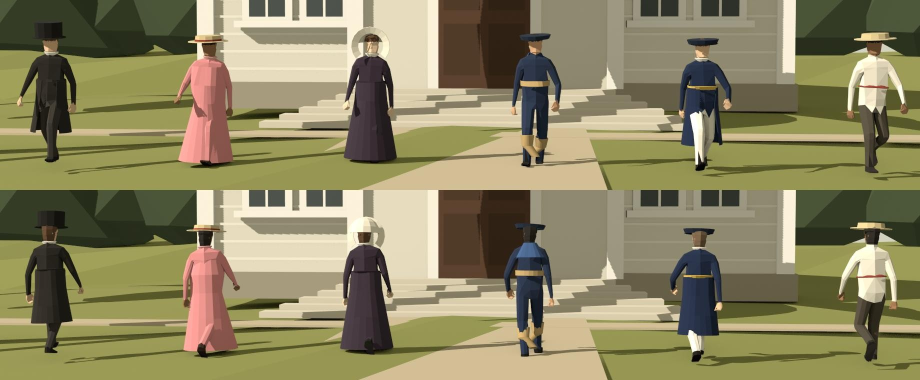
#> input picture projects/American_Imperialism/tests/blender_church/people_fit_front_back.jpg, 1840 x 760 px (shown at 1/2 size)
$ python press.py ../../American_Imperialism/tests/blender_church/people_fit_front_back.jpg ../../American_Imperialism/tests/blender_church/people_hats_fixed.jpg
#> lines starting #> are read from the running program, lines starting #| are printed output that depends on the picture; after the words box and inside, x2 and y2 are one past the last pixel; in counts of white or black regions, pixels touching at a corner belong together
# The print pass: makes a clean render look like ink on old paper. python3 tools/press.py in.png out.png
#   ink dropout (specks of bare paper, more in the darks), uneven ink density, a 1 px plate misregistration,
#   paper fibres, and worn, slightly lighter edges.
import sys
import numpy as np
from PIL import Image, ImageFilter

def noise(h, w, scale, seed):
    r = np.random.default_rng(seed)
    small = r.random((max(2, int(h / scale) + 2), max(2, int(w / scale) + 2))).astype(np.float32)
    im = Image.fromarray((small * 255).astype(np.uint8)).resize((w, h), Image.BICUBIC)
    return np.asarray(im, np.float32) / 255

def press(src, dst, paper=(233, 219, 184), seed=5):
#> called with paper = (233, 219, 184), seed = 5
    im = np.asarray(Image.open(src).convert('RGB'), np.float32) / 255
    h, w, _ = im.shape
#> h = 760; w = 1840
    pap = np.array(paper, np.float32) / 255
    r = np.random.default_rng(seed)
    # plate misregistration: the warm plate sits one pixel off
    im[..., 0] = np.roll(im[..., 0], 1, axis=1)
    im[..., 2] = np.roll(im[..., 2], -1, axis=0)
    # uneven ink density
    dens = (noise(h, w, 90, seed) - 0.5) * 0.07 + (noise(h, w, 9, seed + 1) - 0.5) * 0.03
    im = im * (1 + dens[..., None])
#> im: shape (760, 1840, 3) float32
    # ink dropout: fine specks where the paper shows through, more where the ink is dark
    lum = im.mean(-1)
    fine = r.random((h, w)).astype(np.float32)
    clump = noise(h, w, 3.2, seed + 2)
    thresh = 0.994 - 0.012 * (1 - lum) - 0.02 * (clump > 0.74)
    drop = (fine > thresh).astype(np.float32)
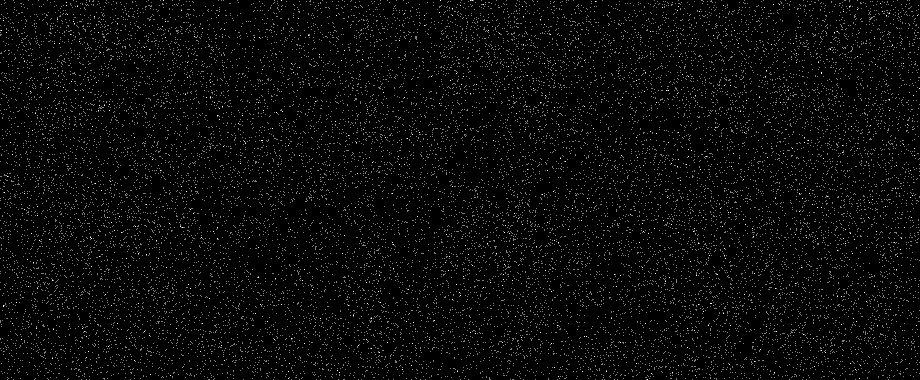
#> drop: shape (760, 1840) float32 (shown at 1/2 size); values 0 (black) and 1 (white), 1.6% white in thin lines or dots
    drop = np.asarray(Image.fromarray((drop * 255).astype(np.uint8)).filter(ImageFilter.GaussianBlur(0.5)), np.float32) / 255
    im = im * (1 - drop[..., None] * 0.55) + pap * drop[..., None] * 0.55
#> im: shape (760, 1840, 3) float32
    # paper fibres
    fib = Image.new('L', (w, h), 0)
#> fib: PIL image 1840x760 L; every value is 0
    from PIL import ImageDraw
    d = ImageDraw.Draw(fib)
    for _ in range(int(w * h / 9000)):
        x, y, a, L = r.random() * w, r.random() * h, r.random() * np.pi, 6 + r.random() * 22
        d.line([(x, y), (x + np.cos(a) * L, y + np.sin(a) * L)], fill=int(60 + r.random() * 90), width=1)
    f = np.asarray(fib.filter(ImageFilter.GaussianBlur(0.6)), np.float32) / 255
    sign = np.where(noise(h, w, 40, seed + 3) > 0.5, 1.0, -1.0)
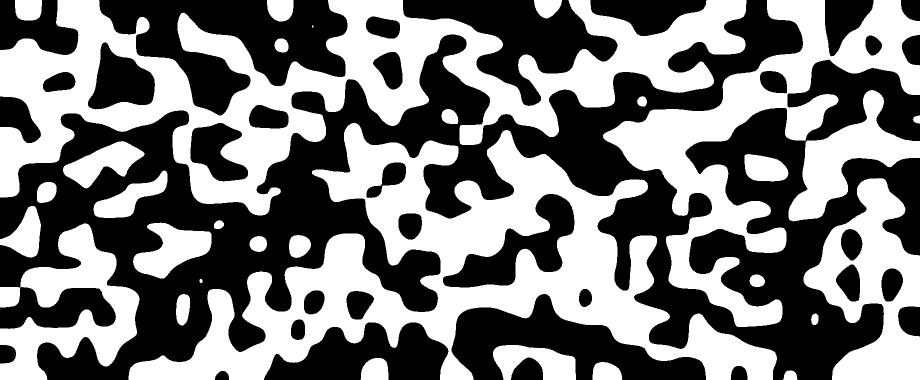
#> sign: shape (760, 1840) float64 (shown at 1/2 size); values -1 (black) and 1 (white), 48.2% white; 31 white regions (1 under 20 px), largest, box (x1, y1, x2, y2) and area: (257, 246, 1554, 760) 206082, (0, 0, 1493, 431) 204013, (1206, 0, 1840, 654) 99965
    im = im + (f * 0.07 * sign)[..., None]
#> im: shape (760, 1840, 3) float64
    # worn edges
    yy, xx = np.mgrid[0:h, 0:w].astype(np.float32)
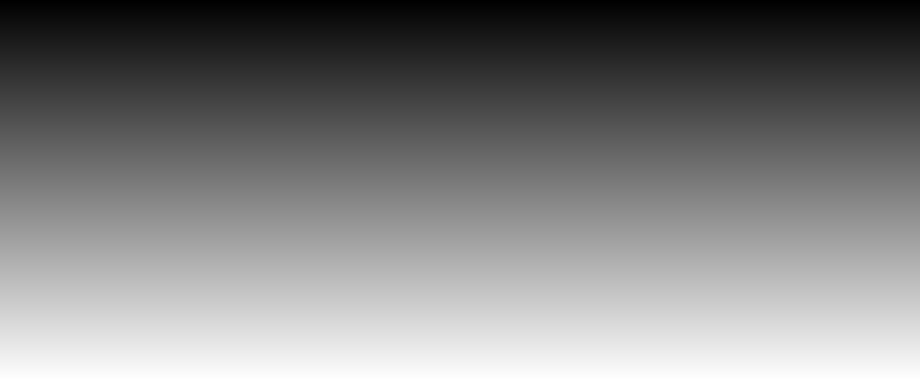
#> yy: shape (760, 1840) float32 (shown at 1/2 size); min 0, max 759, mean 379.5; drawn with min black and max white
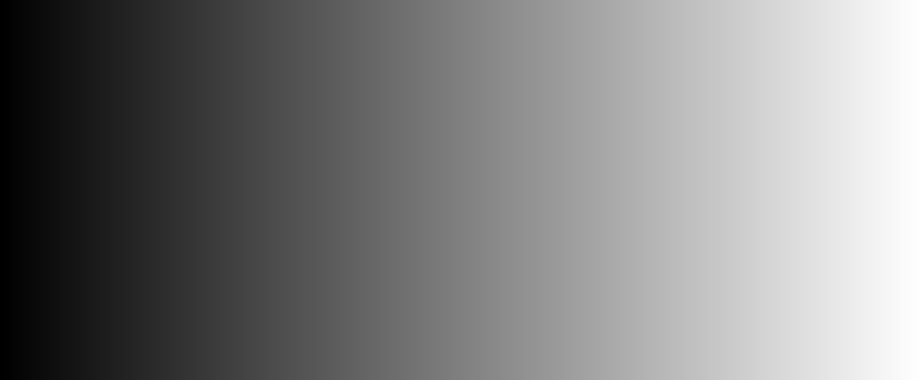
#> xx: shape (760, 1840) float32 (shown at 1/2 size); min 0, max 1839, mean 919.5; drawn with min black and max white
    edge = np.minimum(np.minimum(xx, w - 1 - xx), np.minimum(yy, h - 1 - yy))
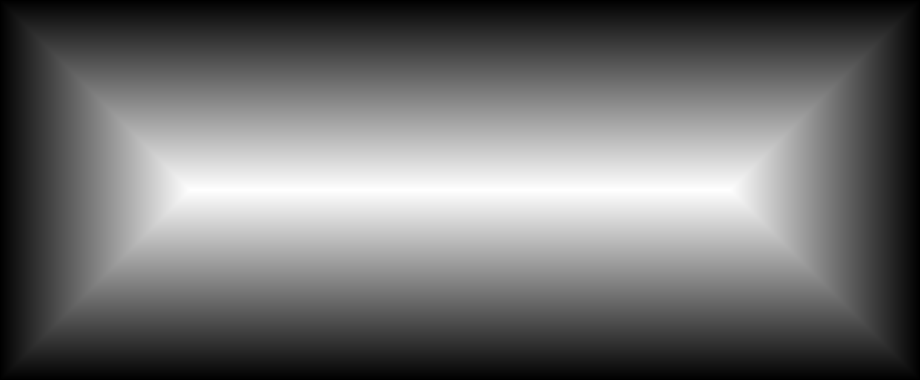
#> edge: shape (760, 1840) float32 (shown at 1/2 size); min 0, max 379, mean 163.3; drawn with min black and max white
    wear = np.clip(1 - (edge + (noise(h, w, 22, seed + 4) - 0.5) * 12) / 9, 0, 1)
#> in noise (call 5), `im = Image.fromarray((small * 255).astype(np.uint8)).resize((w, h), Im..`:
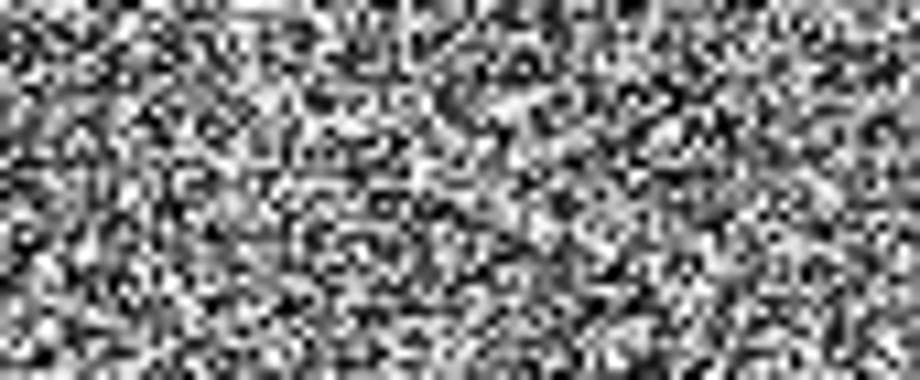
#> im: PIL image 1840x760 L (shown at 1/2 size); min 0, max 255, mean 127.8
    im = im * (1 - wear[..., None] * 0.3) + pap * wear[..., None] * 0.3
#> im: shape (760, 1840, 3) float64
    Image.fromarray((np.clip(im, 0, 1) * 255 + 0.5).astype(np.uint8)).save(dst)
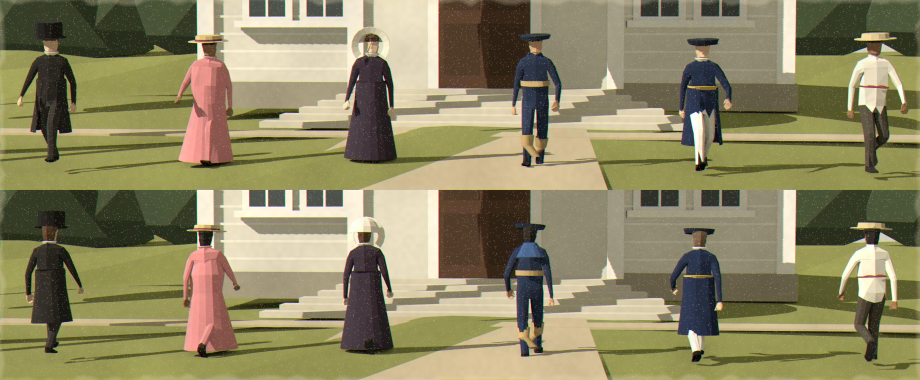
#> saved as people_hats_fixed.jpg: PIL image 1840x760 RGB (shown at 1/2 size); mean R, G, B 140.5, 133.7, 98.1

if __name__ == '__main__':
    press(sys.argv[1], sys.argv[2])
    print('ok', sys.argv[2])

$ run again, on projects/American_Imperialism/tests/blender_church/people_hats_v3.jpg
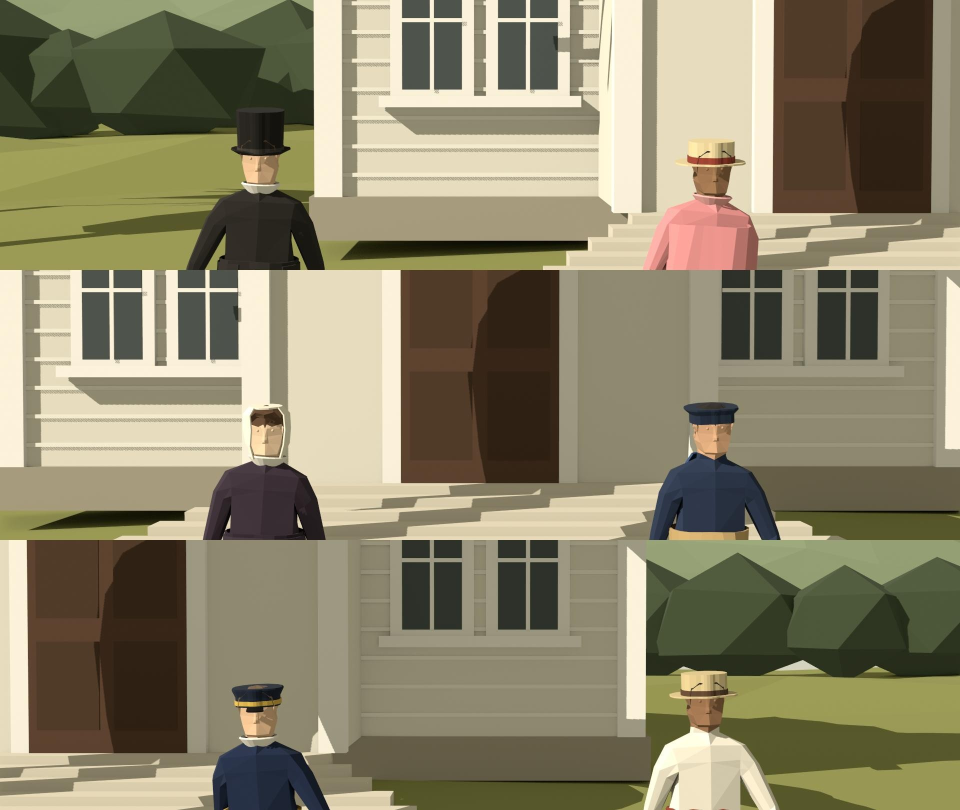
#> input picture projects/American_Imperialism/tests/blender_church/people_hats_v3.jpg, 1920 x 1620 px (shown at 1/2 size)
#> in press, `drop = (fine > thresh).astype(np.float32)`:
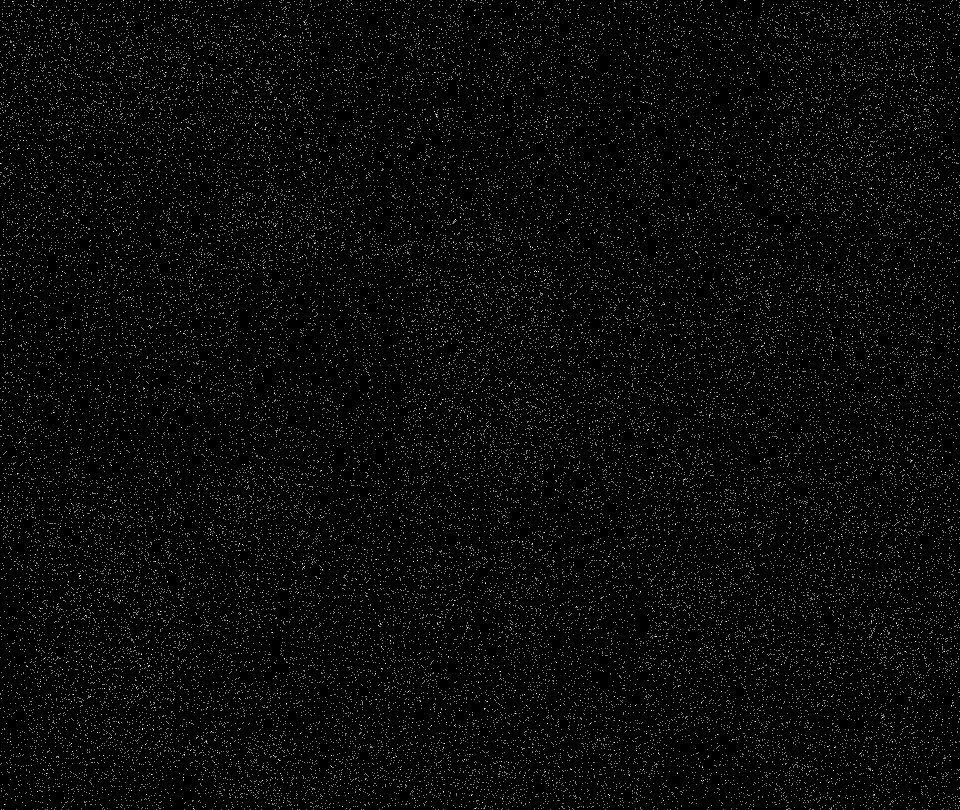
#> drop: shape (1620, 1920) float32 (shown at 1/2 size); values 0 (black) and 1 (white), 1.6% white in thin lines or dots
#> fib: PIL image 1920x1620 L; every value is 0
#> small: shape (42, 50) float32
#> sign: shape (1620, 1920) float64; values -1 (black) and 1 (white), 49.8% white; 55 white regions (1 under 20 px), largest, box (x1, y1, x2, y2) and area: (0, 658, 1121, 1620) 379663, (0, 0, 1346, 1086) 340228, (1111, 963, 1889, 1620) 171537
#> small: shape (75, 89) float32
#> in press, `Image.fromarray((np.clip(im, 0, 1) * 255 + 0.5).astype(np.uint8)).save..`:
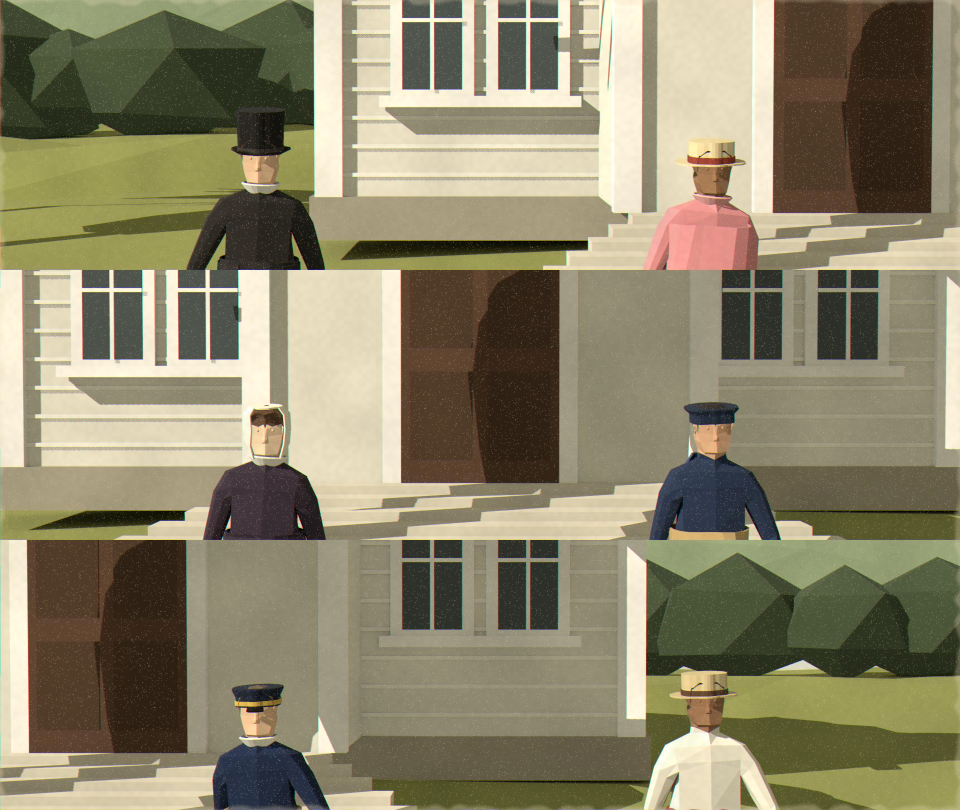
#> saved as people_hats_v3.jpg: PIL image 1920x1620 RGB (shown at 1/2 size); mean R, G, B 138.6, 131.6, 105.2

$ run again, on projects/American_Imperialism/tests/blender_church/people_lineup.jpg
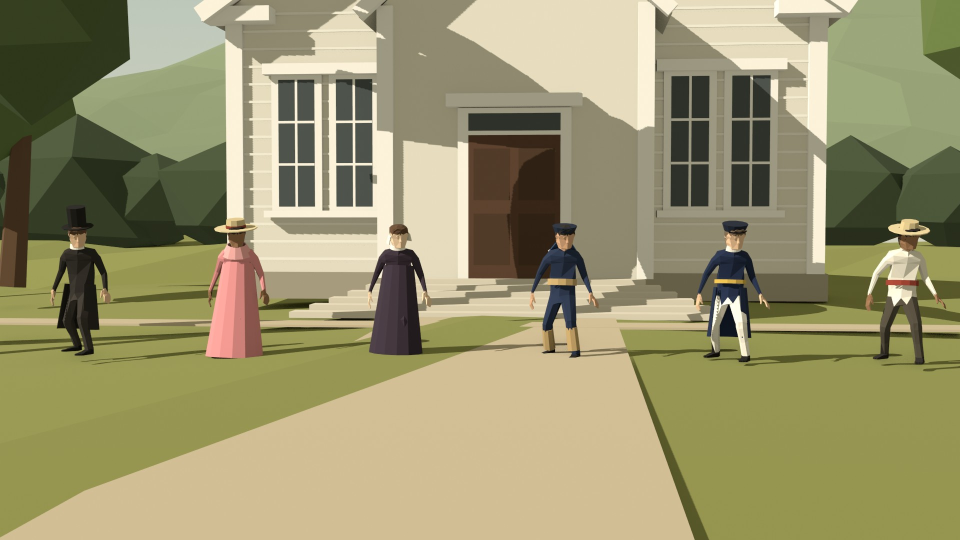
#> input picture projects/American_Imperialism/tests/blender_church/people_lineup.jpg, 1920 x 1080 px (shown at 1/2 size)
#> in press, `drop = (fine > thresh).astype(np.float32)`:
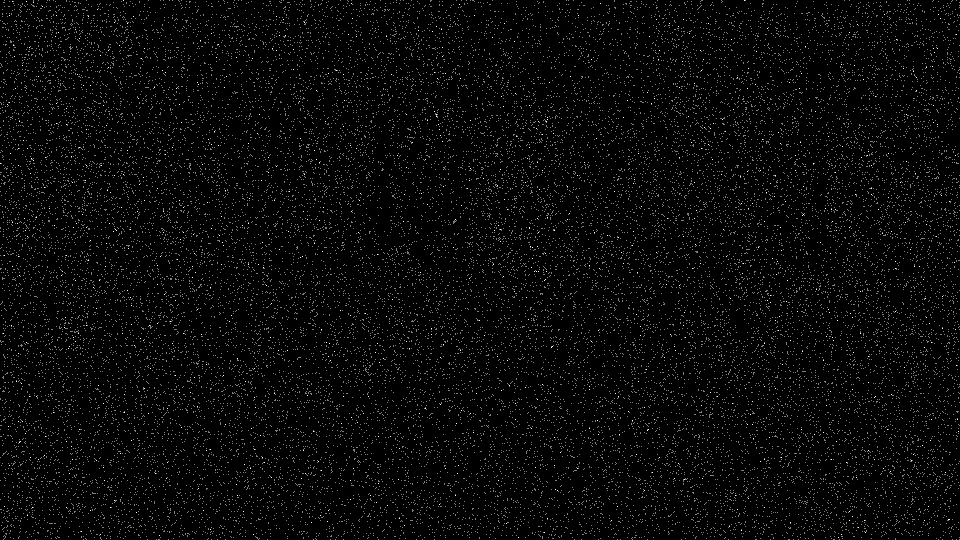
#> drop: shape (1080, 1920) float32 (shown at 1/2 size); values 0 (black) and 1 (white), 1.5% white in thin lines or dots
#> fib: PIL image 1920x1080 L; every value is 0
#> small: shape (29, 50) float32
#> sign: shape (1080, 1920) float64; values -1 (black) and 1 (white), 48.5% white; 41 white regions, largest, box (x1, y1, x2, y2) and area: (0, 0, 1346, 1049) 328565, (426, 376, 1338, 1080) 160463, (1439, 0, 1920, 785) 156459
#> small: shape (51, 89) float32
#> in press, `Image.fromarray((np.clip(im, 0, 1) * 255 + 0.5).astype(np.uint8)).save..`:
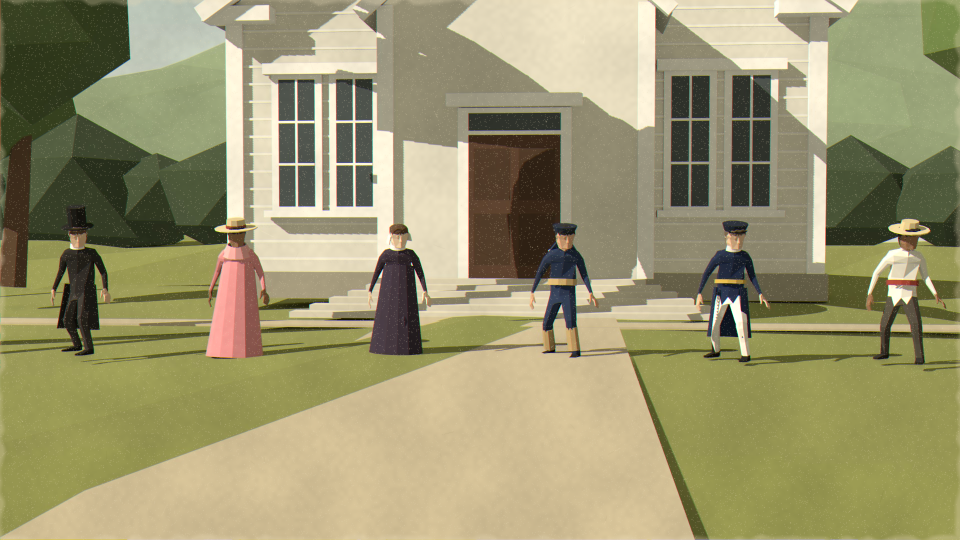
#> saved as people_lineup.jpg: PIL image 1920x1080 RGB (shown at 1/2 size); mean R, G, B 154.3, 148.6, 110.3
